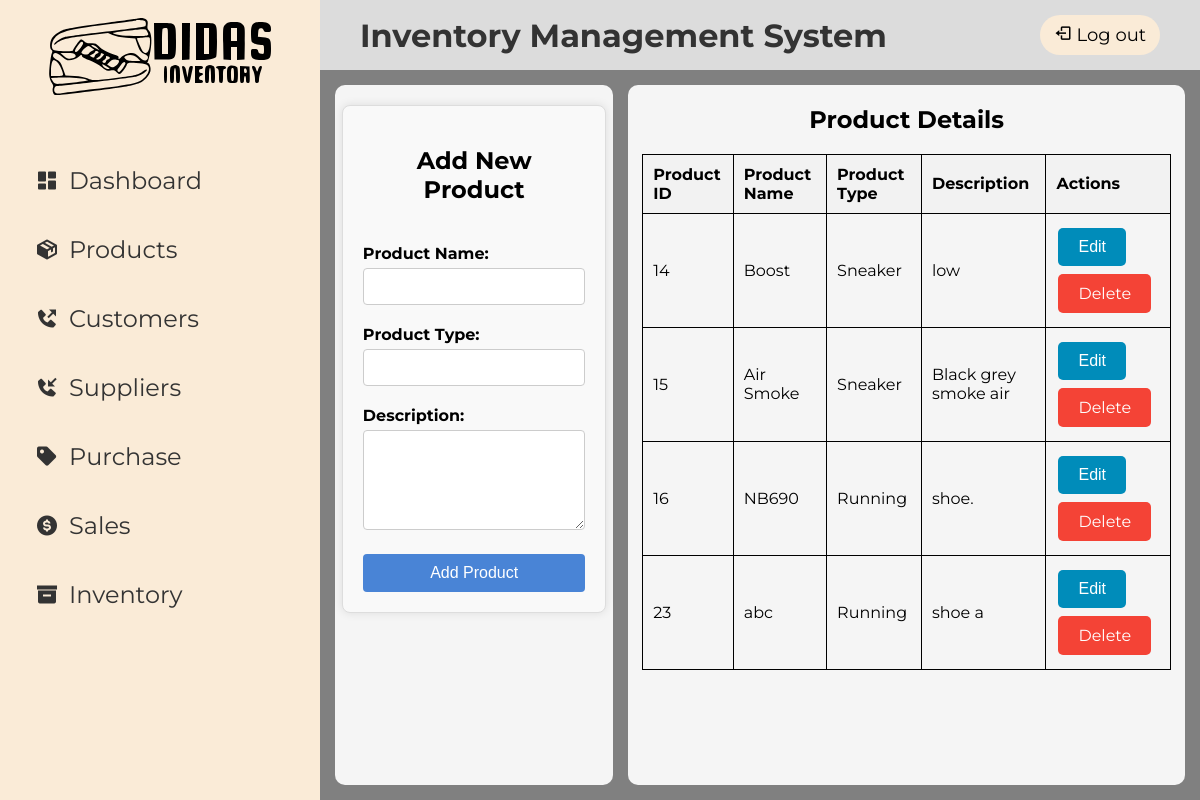
Screenshot of /products.php (signed in) with the database file from the repository.
### tables this page shows
CREATE TABLE `product_details` (
  `product_id` int(11) NOT NULL,
  `product_name` varchar(255) NOT NULL,
  `product_type` varchar(255) NOT NULL,
  `description` text NOT NULL
);

### products.php (the view, shortened to what this page needs)
<?php include 'navbar.php'; ?>
<!DOCTYPE html>
<html>
<head>
    <link rel="stylesheet" href="products.css">
</head>
<body>
    <main class="main">
        <div class="card">
            <div class="container">
                <h2 id="formTitle">Add New Product</h2>
                <form action="productFormCon.php" method="POST">
                    <div class="form-group">
                        <label for="productName">Product Name:</label>
                        <input type="text" id="productName" name="productName" required>
                    </div>
                    <div class="form-group">
                        <label for="productType">Product Type:</label>
                        <input type="text" id="productType" name="productType" required>
                    </div>
                    <div class="form-group">
                        <label for="description">Description:</label>
                        <textarea id="description" name="description" required></textarea>
                    </div>
                    <button type="submit" id="submitButton" name="add_product">Add Product</button>
                </form>
            </div>
        </div>
        <div class="card">
            <h2 style="text-align: center;">Product Details</h2>
            <table>
                <thead>
                    <tr>
                        <th>Product ID</th>
                        <th>Product Name</th>
                        <th>Product Type</th>
                        <th>Description</th>
                        <th>Actions</th>
                    </tr>
                </thead>
                <tbody>
                    <?php
                    $servername = "localhost";
                    $username = "root";
                    $password = "";
                    $dbname = "inventory";
                    $conn = new mysqli($servername, $username, $password, $dbname);
                    $sql = "SELECT product_id, product_name, product_type, description FROM product_details";
                    $result = $conn->query($sql);
                    if ($result->num_rows > 0) {
                        while($row = $result->fetch_assoc()) {
                            echo "<tr>";
                            echo "<td>" . $row["product_id"] . "</td>";
                            echo "<td>" . $row["product_name"] . "</td>";
                            echo "<td>" . $row["product_type"] . "</td>";
                            echo "<td>" . $row["description"] . "</td>";
                            echo "<td>
                                    <button class='button edit-button' onclick=\"editProduct('" . $row["product_id"] . "', '" . $row["product_name"] . "', '" . $row["product_type"] . "', '" . $row["description"] . "')\">Edit</button>
                                    <a href='deleteproduct.php?id=" . $row["product_id"] . "' class='button delete-button'>Delete</a>
                                </td>";
                            echo "</tr>";
                        }
                    } else {
                        echo "<tr><td colspan='5'>No products found</td></tr>";
                    }
                    ?>
                </tbody>
            </table>
        </div>
    </main>
</body>
</html>

### nav.css (style rules this page uses)
body { font-family: "Montserrat", sans-serif; margin: 0; padding: 0; height: 100vh; display: grid; grid-template-columns: 320px 1fr; grid-template-rows: 70px 1fr; grid-template-areas: "side header" "side main"; }

### products.css (style rules this page uses)
.main { background-color: grey; grid-area: main; display: grid; grid-template-columns: 1fr 2fr; grid-template-areas: "c1 c2"; gap: 15px; padding: 15px; }
.card { background-color: whitesmoke; border-radius: 10px; }
.card:nth-child(1) { grid-area: c1; }
.card:nth-child(2) { grid-area: c2; }
.container { width: 80%; margin: 20px auto; padding: 20px; background-color: #f9f9f9; border: 1px solid #ddd; border-radius: 8px; box-shadow: 0 0 10px rgba(0, 0, 0, 0.1); }
.container h2 { text-align: center; margin-bottom: 40px; }
.form-group { margin-bottom: 20px; }
.form-group label { display: block; margin-bottom: 5px; font-weight: bold; }
.form-group input[type="text"], .form-group textarea { width: 100%; padding: 10px; border: 1px solid #ccc; border-radius: 4px; box-sizing: border-box; }
.form-group textarea { height: 100px; resize: vertical; }
button[type="submit"] { display: block; width: 100%; padding: 10px; background-color: #4984d6; color: white; border: none; border-radius: 4px; font-size: 16px; cursor: pointer; }
table { width: 95%; border-collapse: collapse; margin: 10px auto; }
table, th, td { border: 1px solid black; }
th, td { padding: 10px; text-align: left; }
th { background-color: #f2f2f2; }
.button { background-color: #4984d6; border: none; color: white; padding: 10px 20px; text-align: center; text-decoration: none; display: inline-block; font-size: 16px; margin: 4px 2px; cursor: pointer; border-radius: 5px; }
.edit-button { background-color: #008CBA; }
.delete-button { background-color: #f44336; }

### rows the page displays
product_details: product_id "14", product_name "Boost", product_type "Sneaker", description "low"
product_details: product_id "15", product_name "Air Smoke", product_type "Sneaker", description "Black grey smoke air"
product_details: product_id "16", product_name "NB690", product_type "Running", description "shoe."
product_details: product_id "23", product_name "abc", product_type "Running", description "shoe a"
